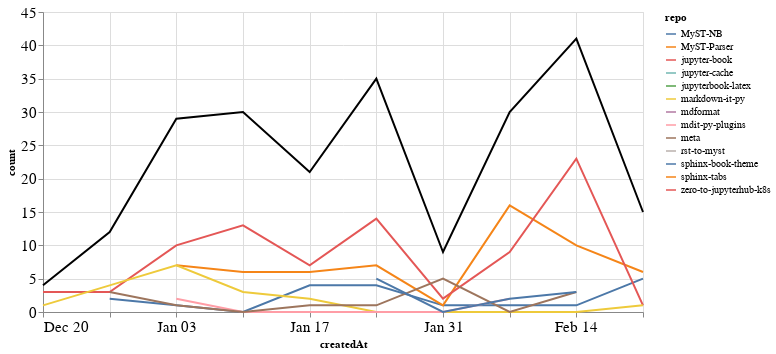

The code cell stored with this chart in its notebook:
### Markdown cell above
### Comments

### Code cell
comments_time = comments.groupby('repo').resample('W', on='createdAt').count()['author'].reset_index()
comments_time = comments_time.rename(columns={'author': 'count'})
comments_time_total = comments_time.groupby('createdAt').agg({"count": "sum"}).reset_index()
ch1 = alt.Chart(comments_time, width=600).mark_line().encode(
    x='createdAt',
    y='count',
    color='repo',
    tooltip="repo"
)

ch2 = alt.Chart(comments_time_total, width=600).mark_line(color="black").encode(
    x='createdAt',
    y='count',
)

ch1 + ch2

### Figure 1 — Vega-Lite specification as saved in the notebook (floating-point values rounded to 4 significant figures)
{"config": {"axisLeft": {"labelFontSize": 15}, "axisBottom": {"labelFontSize": 15}}, "layer": [{"data": {"name": "data-5442ffcfcb995b3fbd531afd27f7c25d"}, "mark": "line", "encoding": {"color": {"type": "nominal", "field": "repo"}, "tooltip": {"type": "nominal", "field": "repo"}, "x": {"type": "temporal", "field": "createdAt"}, "y": {"type": "quantitative", "field": "count"}}, "width": 600}, {"data": {"name": "data-0174bac45a753665675905e37ecb0fad"}, "mark": {"type": "line", "color": "black"}, "encoding": {"x": {"type": "temporal", "field": "createdAt"}, "y": {"type": "quantitative", "field": "count"}}, "width": 600}], "$schema": "https://vega.github.io/schema/vega-lite/v4.8.1.json", "datasets": {"data-5442ffcfcb995b3fbd531afd27f7c25d": [{"repo": "MyST-NB", "createdAt": "2020-12-27T00:00:00", "count": 2}, {"repo": "MyST-NB", "createdAt": "2021-01-03T00:00:00", "count": 1}, {"repo": "MyST-NB", "createdAt": "2021-01-10T00:00:00", "count": 0}, {"repo": "MyST-NB", "createdAt": "2021-01-17T00:00:00", "count": 4}, {"repo": "MyST-NB", "createdAt": "2021-01-24T00:00:00", "count": 4}, {"repo": "MyST-NB", "createdAt": "2021-01-31T00:00:00", "count": 1}, {"repo": "MyST-NB", "createdAt": "2021-02-07T00:00:00", "count": 1}, {"repo": "MyST-NB", "createdAt": "2021-02-14T00:00:00", "count": 1}, {"repo": "MyST-NB", "createdAt": "2021-02-21T00:00:00", "count": 5}, {"repo": "MyST-Parser", "createdAt": "2021-01-03T00:00:00", "count": 7}, {"repo": "MyST-Parser", "createdAt": "2021-01-10T00:00:00", "count": 6}, {"repo": "MyST-Parser", "createdAt": "2021-01-17T00:00:00", "count": 6}, {"repo": "MyST-Parser", "createdAt": "2021-01-24T00:00:00", "count": 7}, {"repo": "MyST-Parser", "createdAt": "2021-01-31T00:00:00", "count": 1}, {"repo": "MyST-Parser", "createdAt": "2021-02-07T00:00:00", "count": 16}, {"repo": "MyST-Parser", "createdAt": "2021-02-14T00:00:00", "count": 10}, {"repo": "MyST-Parser", "createdAt": "2021-02-21T00:00:00", "count": 6}, {"repo": "jupyter-book", "createdAt": "2020-12-20T00:00:00", "count": 3}, {"repo": "jupyter-book", "createdAt": "2020-12-27T00:00:00", "count": 3}, {"repo": "jupyter-book", "createdAt": "2021-01-03T00:00:00", "count": 10}, {"repo": "jupyter-book", "createdAt": "2021-01-10T00:00:00", "count": 13}, {"repo": "jupyter-book", "createdAt": "2021-01-17T00:00:00", "count": 7}, {"repo": "jupyter-book", "createdAt": "2021-01-24T00:00:00", "count": 14}, {"repo": "jupyter-book", "createdAt": "2021-01-31T00:00:00", "count": 2}, {"repo": "jupyter-book", "createdAt": "2021-02-07T00:00:00", "count": 9}, {"repo": "jupyter-book", "createdAt": "2021-02-14T00:00:00", "count": 23}, {"repo": "jupyter-book", "createdAt": "2021-02-21T00:00:00", "count": 1}, {"repo": "jupyter-cache", "createdAt": "2021-01-17T00:00:00", "count": 1}, {"repo": "jupyterbook-latex", "createdAt": "2021-02-14T00:00:00", "count": 1}, {"repo": "markdown-it-py", "createdAt": "2020-12-20T00:00:00", "count": 1}, {"repo": "markdown-it-py", "createdAt": "2020-12-27T00:00:00", "count": 4}, {"repo": "markdown-it-py", "createdAt": "2021-01-03T00:00:00", "count": 7}, {"repo": "markdown-it-py", "createdAt": "2021-01-10T00:00:00", "count": 3}, {"repo": "markdown-it-py", "createdAt": "2021-01-17T00:00:00", "count": 2}, {"repo": "markdown-it-py", "createdAt": "2021-01-24T00:00:00", "count": 0}, {"repo": "markdown-it-py", "createdAt": "2021-01-31T00:00:00", "count": 0}, {"repo": "markdown-it-py", "createdAt": "2021-02-07T00:00:00", "count": 0}, {"repo": "markdown-it-py", "createdAt": "2021-02-14T00:00:00", "count": 0}, {"repo": "markdown-it-py", "createdAt": "2021-02-21T00:00:00", "count": 1}, {"repo": "mdformat", "createdAt": "2021-02-21T00:00:00", "count": 2}, {"repo": "mdit-py-plugins", "createdAt": "2021-01-03T00:00:00", "count": 2}, {"repo": "mdit-py-plugins", "createdAt": "2021-01-10T00:00:00", "count": 0}, {"repo": "mdit-py-plugins", "createdAt": "2021-01-17T00:00:00", "count": 0}, {"repo": "mdit-py-plugins", "createdAt": "2021-01-24T00:00:00", "count": 0}, {"repo": "mdit-py-plugins", "createdAt": "2021-01-31T00:00:00", "count": 0}, {"repo": "mdit-py-plugins", "createdAt": "2021-02-07T00:00:00", "count": 2}, {"repo": "meta", "createdAt": "2020-12-27T00:00:00", "count": 3}, {"repo": "meta", "createdAt": "2021-01-03T00:00:00", "count": 1}, {"repo": "meta", "createdAt": "2021-01-10T00:00:00", "count": 0}, {"repo": "meta", "createdAt": "2021-01-17T00:00:00", "count": 1}, {"repo": "meta", "createdAt": "2021-01-24T00:00:00", "count": 1}, {"repo": "meta", "createdAt": "2021-01-31T00:00:00", "count": 5}, {"repo": "meta", "createdAt": "2021-02-07T00:00:00", "count": 0}, {"repo": "meta", "createdAt": "2021-02-14T00:00:00", "count": 3}, {"repo": "rst-to-myst", "createdAt": "2021-01-10T00:00:00", "count": 8}, {"repo": "sphinx-book-theme", "createdAt": "2021-01-24T00:00:00", "count": 5}, {"repo": "sphinx-book-theme", "createdAt": "2021-01-31T00:00:00", "count": 0}, {"repo": "sphinx-book-theme", "createdAt": "2021-02-07T00:00:00", "count": 2}, {"repo": "sphinx-book-theme", "createdAt": "2021-02-14T00:00:00", "count": 3}, {"repo": "sphinx-tabs", "createdAt": "2021-01-24T00:00:00", "count": 4}, {"repo": "zero-to-jupyterhub-k8s", "createdAt": "2021-01-03T00:00:00", "count": 1}], "data-0174bac45a753665675905e37ecb0fad": [{"createdAt": "2020-12-20T00:00:00", "count": 4}, {"createdAt": "2020-12-27T00:00:00", "count": 12}, {"createdAt": "2021-01-03T00:00:00", "count": 29}, {"createdAt": "2021-01-10T00:00:00", "count": 30}, {"createdAt": "2021-01-17T00:00:00", "count": 21}, {"createdAt": "2021-01-24T00:00:00", "count": 35}, {"createdAt": "2021-01-31T00:00:00", "count": 9}, {"createdAt": "2021-02-07T00:00:00", "count": 30}, {"createdAt": "2021-02-14T00:00:00", "count": 41}, {"createdAt": "2021-02-21T00:00:00", "count": 15}]}}
